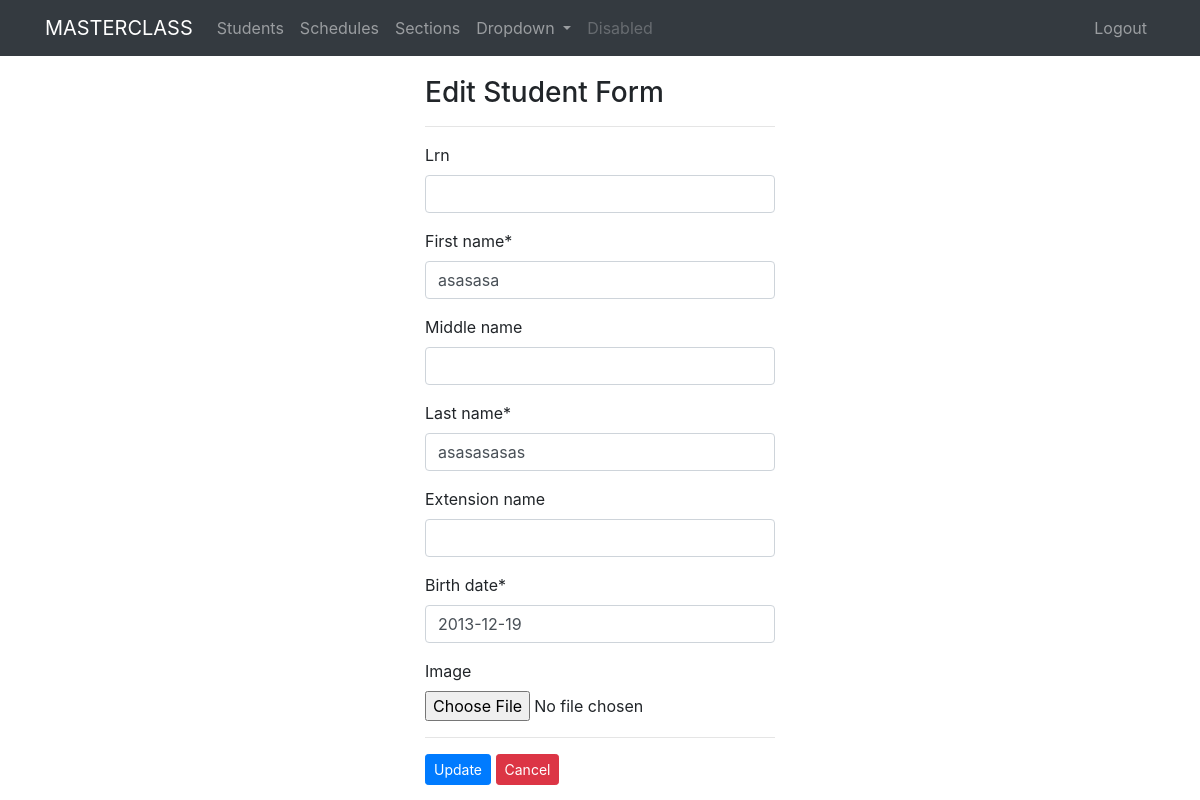
/update/5/ (signed in), run on the app's committed database.
### students/models.py (models this page shows, shortened)
class StudentName(models.Model):
    user = models.ForeignKey(User, on_delete=models.CASCADE, default=1)
    lrn = models.CharField(max_length=12, unique=True, blank=True, null=True)
    first_name = models.CharField(max_length=120)
    last_name = models.CharField(max_length=120)
    middle_name = models.CharField(max_length=120, blank=True)
    extension_name = models.CharField(max_length=10, blank=True)
    GENDER = [
    ('M', 'MALE'),
    ('F', 'FEMALE'),
    ]
    gender = models.CharField(max_length=6, choices=GENDER, blank=True, null=True)
    birth_date = models.DateField()
    school_status = models.ForeignKey(SchoolStatus, on_delete=models.CASCADE, verbose_name='schooling status', blank=True, null=True)
    schedule = models.ForeignKey(Schedule, on_delete=models.CASCADE, blank=True, null=True)
    advice = models.BooleanField(default=False)
    remarks = models.TextField(blank=True, null=True)
    image = models.ImageField(upload_to=user_directory_path, blank=True, null=True)
    timestamp = models.DateTimeField(auto_now_add=True)
    updated = models.DateTimeField(auto_now=True)
    class Meta:
        ordering = ['-timestamp',]

### students/views.py (the view)
# urls.py: path('update/<int:pk>/', views.student_update, name='update'),
@login_required()
def student_update(request, pk):
	instance=get_object_or_404(StudentName, pk=pk)
	form = StudentEditForm(request.POST or None, request.FILES or None, instance=instance)
	if form.is_valid():
		instance=form.save(commit=False)
		instance.save()
		return redirect('student:list')
	context = {
		"form": form,
		"title": "edit student",
		"instance": instance,
	}
	return render(request, "students/student_edit.html", context)

### students/forms.py
class StudentEditForm(forms.ModelForm):
    class Meta:
        model = StudentName
        fields = (
            "lrn",
            "first_name",
            "middle_name",
            "last_name",
            "extension_name",
            "birth_date",
            "image",
        )

### templates/students/student_edit.html
{% extends "base.html" %}
{% load crispy_forms_tags %}
{% block content %}
<div class="row">
    <div class="col-sm-4 offset-4">
        <form action="" class="form" method="POST" enctype="multipart/form-data">{% csrf_token %}
            <h3>Edit Student Form</h3>
            <hr>
            {{form|crispy}}
            <hr>
            <input type="submit" class="btn btn-primary btn-sm" value="Update">
            <a href="{% url 'student:list' %}" class="btn btn-danger btn-sm">Cancel</a>
        </form>
    </div>
</div>
{% endblock %}

### data on the page
StudentName: first_name "asasasa", last_name "asasasasas", birth_date "2013-12-19"
